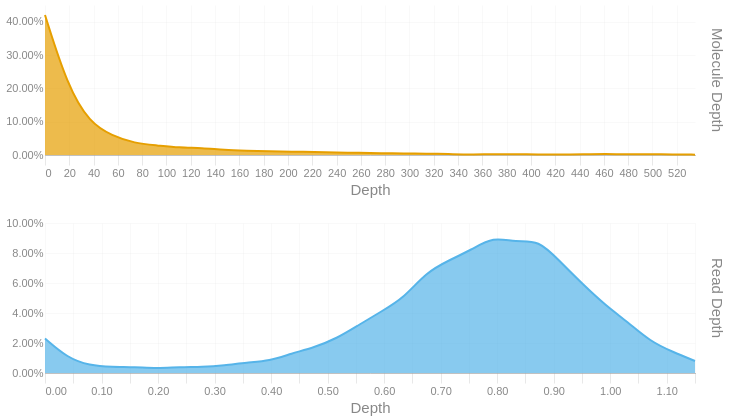

Notebook cell for this chart:
### Code cell
readdep = depth_hist(tb['Read Depth'], q99, 3)
readdep = readdep.with_columns(pl.lit('Read Depth').alias('Metric'))
if not SKIPLR:
    moldep = depth_hist(tb['Molecule Depth'], mol_q99, 1)
    moldep = moldep.with_columns(pl.lit('Molecule Depth').alias('Metric'))
    _hist = pl.concat([readdep, moldep])
    _hist = _hist.filter(pl.col('Proportion') != 0)
    with SafeRender(_hist):
        (
            alt.Chart(_hist)        
            .mark_area(interpolate = "basis")
            .encode(
                x=alt.X('Bin:Q').scale(domainMin=0).axis(alt.Axis(title='Depth')),
                y = alt.Y('Proportion:Q', title = None).axis(format = '.2%'),
                color = alt.Color('Metric:N').legend(None),
                row = alt.Row("Metric:N").header(title = None, labelOrient = 'right'),
                tooltip = [
                    alt.Tooltip("Metric:N", title = "Metric"),
                    alt.Tooltip('Interval:N', title = "Depth Interval"),
                    alt.Tooltip('Proportion:Q', title = "% Alignments").format('.2%')
                ]
            )
            .resolve_scale(x='independent', y='independent')
            .properties(
                height = 150, width = 650,
                usermeta={'embedOptions': {'downloadFileName': f'{samplename}.depth.hist'}}
            )
        ).display()
else:
    readdep = readdep.filter(pl.col('Proportion') != 0)
    with SafeRender(readdep):
        (
            alt.Chart(readdep)        
            .mark_area(interpolate = "basis")
            .encode(
                x=alt.X('Bin:Q').scale(domainMin=0).axis(alt.Axis(title='Depth')),
                y = alt.Y('Proportion:Q', title = None).axis(format = '.2%'),
                tooltip = [
                    alt.Tooltip('Interval:N', title = "Depth Interval"),
                    alt.Tooltip('Proportion:Q', title = "% Alignments").format('.2%')
                ]
            )
            .properties(
                usermeta={'embedOptions': {'downloadFileName': f'{samplename}.depth.hist'}}
            )
        ).display()

### Figure 1 — Vega-Lite specification as saved in the notebook (floating-point values rounded to 4 significant figures)
{"width": 650, "height": 150, "config": {"title": {"anchor": "start", "dy": -15, "fontSize": 18, "color": "#888888", "subtitleColor": "#888888", "subtitleFontSize": 14}, "arc": {"fill": "#0072B2"}, "axis": {"domainColor": "#888888", "domainWidth": 0.5, "gridWidth": 0.2, "grid": false, "titleFontWeight": 400, "titleFontSize": 15, "labelFontSize": 11, "labelColor": "#888888", "tickColor": "#888888", "tickWidth": 0.2, "titleColor": "#888888"}, "axisBand": {"grid": false}, "axisX": {"grid": true, "tickSize": 10, "domainCap": "round"}, "axisY": {"domain": false, "grid": true, "tickSize": 0, "domainCap": "round"}, "background": "transparent", "header": {"labelFontSize": 15, "labelColor": "#888888", "titleFontSize": 15, "titleFontWeight": 600, "titleColor": "#888888"}, "legend": {"labelFont": "sans-serif", "labelFontSize": 12, "labelColor": "#888888", "symbolSize": 100, "symbolType": "circle", "titleFontSize": 12, "titlePadding": 10, "titleColor": "#888888", "title": null}, "range": {"category": ["#E69F00", "#56B4E9", "#009E73", "#F0E442", "#0072B2", "#D55E00", "#CC79A7", "#000000"], "diverging": ["#cfe8f3", "#a2d4ec", "#73bfe2", "#46abdb", "#1696d2", "#12719e"]}, "area": {"fill": "#0072B2", "fillOpacity": 0.7, "line": true, "strokeOpacity": 0.7}, "line": {"color": "#0072B2", "stroke": "#0072B2", "strokeWidth": 2}, "trail": {"color": "#0072B2", "stroke": "#0072B2", "strokeWidth": 0, "size": 1}, "point": {"filled": true, "fillOpacity": 1.0, "size": 95}, "text": {"color": "#888888", "fontSize": 11, "align": "right", "fontWeight": 400, "size": 11}, "bar": {"fill": "#0072B2", "stroke": null}, "view": {"stroke": null, "continuousWidth": 660, "continuousHeight": 400}}, "data": {"name": "data-d2ef340cc705144900ff6fe2d309e97f"}, "mark": {"type": "area", "interpolate": "basis"}, "encoding": {"color": {"field": "Metric", "legend": null, "type": "nominal"}, "row": {"field": "Metric", "header": {"title": null, "labelOrient": "right"}, "type": "nominal"}, "tooltip": [{"field": "Metric", "title": "Metric", "type": "nominal"}, {"field": "Interval", "title": "Depth Interval", "type": "nominal"}, {"field": "Proportion", "format": ".2%", "title": "% Alignments", "type": "quantitative"}], "x": {"axis": {"title": "Depth"}, "field": "Bin", "scale": {"domainMin": 0}, "type": "quantitative"}, "y": {"axis": {"format": ".2%"}, "field": "Proportion", "title": null, "type": "quantitative"}}, "resolve": {"scale": {"x": "independent", "y": "independent"}}, "usermeta": {"embedOptions": {"downloadFileName": "S3_Waccamaw_1706.depth.hist"}}, "$schema": "https://vega.github.io/schema/vega-lite/v6.1.0.json", "datasets": {"data-d2ef340cc705144900ff6fe2d309e97f": [{"Bin": 0.0, "Interval": "0.0-0.04", "Proportion": 0.023, "Metric": "Read Depth"}, {"Bin": 0.04, "Interval": "0.04-0.079", "Proportion": 0.01, "Metric": "Read Depth"}, {"Bin": 0.079, "Interval": "0.079-0.119", "Proportion": 0.005, "Metric": "Read Depth"}, {"Bin": 0.119, "Interval": "0.119-0.159", "Proportion": 0.004, "Metric": "Read Depth"}, {"Bin": 0.159, "Interval": "0.159-0.198", "Proportion": 0.004, "Metric": "Read Depth"}, {"Bin": 0.198, "Interval": "0.198-0.238", "Proportion": 0.003, "Metric": "Read Depth"}, {"Bin": 0.238, "Interval": "0.238-0.278", "Proportion": 0.004, "Metric": "Read Depth"}, {"Bin": 0.278, "Interval": "0.278-0.317", "Proportion": 0.004, "Metric": "Read Depth"}, {"Bin": 0.317, "Interval": "0.317-0.357", "Proportion": 0.005, "Metric": "Read Depth"}, {"Bin": 0.357, "Interval": "0.357-0.397", "Proportion": 0.007, "Metric": "Read Depth"}, {"Bin": 0.397, "Interval": "0.397-0.436", "Proportion": 0.008, "Metric": "Read Depth"}, {"Bin": 0.436, "Interval": "0.436-0.476", "Proportion": 0.013, "Metric": "Read Depth"}, {"Bin": 0.476, "Interval": "0.476-0.516", "Proportion": 0.017, "Metric": "Read Depth"}, {"Bin": 0.516, "Interval": "0.516-0.555", "Proportion": 0.023, "Metric": "Read Depth"}, {"Bin": 0.555, "Interval": "0.555-0.595", "Proportion": 0.032, "Metric": "Read Depth"}, {"Bin": 0.595, "Interval": "0.595-0.635", "Proportion": 0.041, "Metric": "Read Depth"}, {"Bin": 0.635, "Interval": "0.635-0.674", "Proportion": 0.05, "Metric": "Read Depth"}, {"Bin": 0.674, "Interval": "0.674-0.714", "Proportion": 0.067, "Metric": "Read Depth"}, {"Bin": 0.714, "Interval": "0.714-0.754", "Proportion": 0.075, "Metric": "Read Depth"}, {"Bin": 0.754, "Interval": "0.754-0.793", "Proportion": 0.082, "Metric": "Read Depth"}, {"Bin": 0.793, "Interval": "0.793-0.833", "Proportion": 0.091, "Metric": "Read Depth"}, {"Bin": 0.833, "Interval": "0.833-0.873", "Proportion": 0.087, "Metric": "Read Depth"}, {"Bin": 0.873, "Interval": "0.873-0.912", "Proportion": 0.089, "Metric": "Read Depth"}, {"Bin": 0.912, "Interval": "0.912-0.952", "Proportion": 0.074, "Metric": "Read Depth"}, {"Bin": 0.952, "Interval": "0.952-0.992", "Proportion": 0.059, "Metric": "Read Depth"}, {"Bin": 0.992, "Interval": "0.992-1.031", "Proportion": 0.045, "Metric": "Read Depth"}, {"Bin": 1.031, "Interval": "1.031-1.071", "Proportion": 0.034, "Metric": "Read Depth"}, {"Bin": 1.071, "Interval": "1.071-1.111", "Proportion": 0.021, "Metric": "Read Depth"}, {"Bin": 1.111, "Interval": "1.111-1.15", "Proportion": 0.014, "Metric": "Read Depth"}, {"Bin": 1.15, "Interval": "1.15-1.19", "Proportion": 0.008, "Metric": "Read Depth"}, {"Bin": 0.0, "Interval": "0.0-18.4", "Proportion": 0.42, "Metric": "Molecule Depth"}, {"Bin": 18.4, "Interval": "18.4-36.9", "Proportion": 0.208, "Metric": "Molecule Depth"}, {"Bin": 36.9, "Interval": "36.9-55.3", "Proportion": 0.096, "Metric": "Molecule Depth"}, {"Bin": 55.3, "Interval": "55.3-73.8", "Proportion": 0.058, "Metric": "Molecule Depth"}, {"Bin": 73.8, "Interval": "73.8-92.2", "Proportion": 0.035, "Metric": "Molecule Depth"}, {"Bin": 92.2, "Interval": "92.2-110.7", "Proportion": 0.029, "Metric": "Molecule Depth"}, {"Bin": 110.7, "Interval": "110.7-129.1", "Proportion": 0.022, "Metric": "Molecule Depth"}, {"Bin": 129.1, "Interval": "129.1-147.6", "Proportion": 0.021, "Metric": "Molecule Depth"}, {"Bin": 147.6, "Interval": "147.6-166.0", "Proportion": 0.015, "Metric": "Molecule Depth"}, {"Bin": 166.0, "Interval": "166.0-184.5", "Proportion": 0.013, "Metric": "Molecule Depth"}, {"Bin": 184.5, "Interval": "184.5-202.9", "Proportion": 0.011, "Metric": "Molecule Depth"}, {"Bin": 202.9, "Interval": "202.9-221.4", "Proportion": 0.01, "Metric": "Molecule Depth"}, {"Bin": 221.4, "Interval": "221.4-239.8", "Proportion": 0.009, "Metric": "Molecule Depth"}, {"Bin": 239.8, "Interval": "239.8-258.3", "Proportion": 0.007, "Metric": "Molecule Depth"}, {"Bin": 258.3, "Interval": "258.3-276.7", "Proportion": 0.007, "Metric": "Molecule Depth"}, {"Bin": 276.7, "Interval": "276.7-295.2", "Proportion": 0.005, "Metric": "Molecule Depth"}, {"Bin": 295.2, "Interval": "295.2-313.6", "Proportion": 0.005, "Metric": "Molecule Depth"}, {"Bin": 313.6, "Interval": "313.6-332.1", "Proportion": 0.004, "Metric": "Molecule Depth"}, {"Bin": 332.1, "Interval": "332.1-350.5", "Proportion": 0.003, "Metric": "Molecule Depth"}, {"Bin": 350.5, "Interval": "350.5-368.9", "Proportion": 0.001, "Metric": "Molecule Depth"}, {"Bin": 368.9, "Interval": "368.9-387.4", "Proportion": 0.003, "Metric": "Molecule Depth"}, {"Bin": 387.4, "Interval": "387.4-405.8", "Proportion": 0.002, "Metric": "Molecule Depth"}, {"Bin": 405.8, "Interval": "405.8-424.3", "Proportion": 0.002, "Metric": "Molecule Depth"}, {"Bin": 424.3, "Interval": "424.3-442.7", "Proportion": 0.001, "Metric": "Molecule Depth"}, {"Bin": 442.7, "Interval": "442.7-461.2", "Proportion": 0.002, "Metric": "Molecule Depth"}, {"Bin": 461.2, "Interval": "461.2-479.6", "Proportion": 0.003, "Metric": "Molecule Depth"}, {"Bin": 479.6, "Interval": "479.6-498.1", "Proportion": 0.002, "Metric": "Molecule Depth"}, {"Bin": 498.1, "Interval": "498.1-516.5", "Proportion": 0.002, "Metric": "Molecule Depth"}, {"Bin": 516.5, "Interval": "516.5-535.0", "Proportion": 0.002, "Metric": "Molecule Depth"}, {"Bin": 535.0, "Interval": "535.0-553.42", "Proportion": 0.001, "Metric": "Molecule Depth"}]}}
